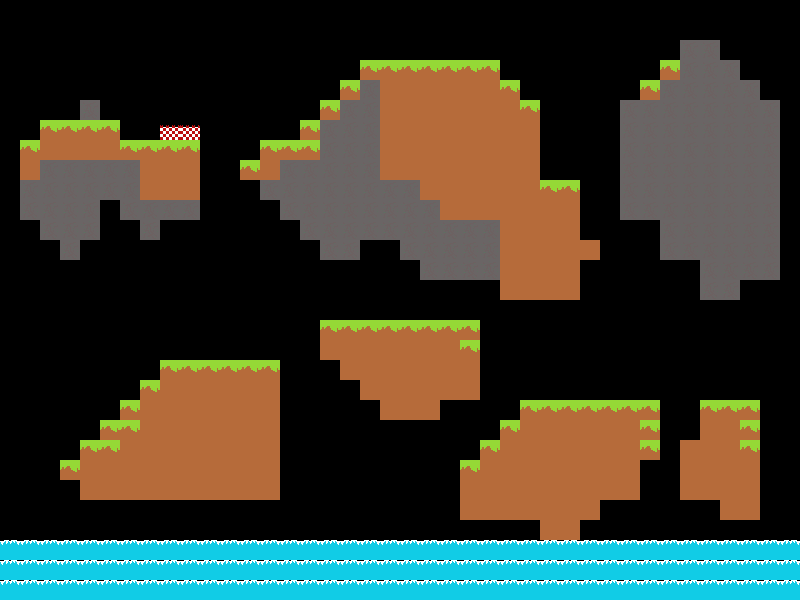

This game map was drawn from its Tiled (.tmx) file and the tilesets committed beside it. A one-line description and the full map source follow:
An orthogonal 40x30 tile map with 20x20 px tiles, 1 tile layer (Calque de Tuiles 1).

<map version="1.10" tiledversion="1.11.2" orientation="orthogonal" renderorder="right-down" width="40" height="30" tilewidth="20" tileheight="20" infinite="0" nextlayerid="2" nextobjectid="1">
 <editorsettings>
  <export target="resources/maps/map2.csv" format="csv" />
 </editorsettings>
 <tileset firstgid="1" source="tileset.tsx" />
 <layer id="1" name="Calque de Tuiles 1" width="40" height="30">
  <data encoding="csv">
0,0,0,0,0,0,0,0,0,0,0,0,0,0,0,0,0,0,0,0,0,0,0,0,0,0,0,0,0,0,0,0,0,0,0,0,0,0,0,0,
0,0,0,0,0,0,0,0,0,0,0,0,0,0,0,0,0,0,0,0,0,0,0,0,0,0,0,0,0,0,0,0,0,0,0,0,0,0,0,0,
0,0,0,0,0,0,0,0,0,0,0,0,0,0,0,0,0,0,0,0,0,0,0,0,0,0,0,0,0,0,0,0,0,0,3,3,0,0,0,0,
0,0,0,0,0,0,0,0,0,0,0,0,0,0,0,0,0,0,2,2,2,2,2,2,2,0,0,0,0,0,0,0,0,2,3,3,3,0,0,0,
0,0,0,0,0,0,0,0,0,0,0,0,0,0,0,0,0,2,3,1,1,1,1,1,1,2,0,0,0,0,0,0,2,3,3,3,3,3,0,0,
0,0,0,0,3,0,0,0,0,0,0,0,0,0,0,0,2,3,3,1,1,1,1,1,1,1,2,0,0,0,0,3,3,3,3,3,3,3,3,0,
0,0,2,2,2,2,0,0,5,5,0,0,0,0,0,2,3,3,3,1,1,1,1,1,1,1,1,0,0,0,0,3,3,3,3,3,3,3,3,0,
0,2,1,1,1,1,2,2,2,2,0,0,0,2,2,2,3,3,3,1,1,1,1,1,1,1,1,0,0,0,0,3,3,3,3,3,3,3,3,0,
0,1,3,3,3,3,3,1,1,1,0,0,2,1,3,3,3,3,3,1,1,1,1,1,1,1,1,0,0,0,0,3,3,3,3,3,3,3,3,0,
0,3,3,3,3,3,3,1,1,1,0,0,0,3,3,3,3,3,3,3,3,1,1,1,1,1,1,2,2,0,0,3,3,3,3,3,3,3,3,0,
0,3,3,3,3,0,3,3,3,3,0,0,0,0,3,3,3,3,3,3,3,3,1,1,1,1,1,1,1,0,0,3,3,3,3,3,3,3,3,0,
0,0,3,3,3,0,0,3,0,0,0,0,0,0,0,3,3,3,3,3,3,3,3,3,3,1,1,1,1,0,0,0,0,3,3,3,3,3,3,0,
0,0,0,3,0,0,0,0,0,0,0,0,0,0,0,0,3,3,0,0,3,3,3,3,3,1,1,1,1,1,0,0,0,3,3,3,3,3,3,0,
0,0,0,0,0,0,0,0,0,0,0,0,0,0,0,0,0,0,0,0,0,3,3,3,3,1,1,1,1,0,0,0,0,0,0,3,3,3,3,0,
0,0,0,0,0,0,0,0,0,0,0,0,0,0,0,0,0,0,0,0,0,0,0,0,0,1,1,1,1,0,0,0,0,0,0,3,3,0,0,0,
0,0,0,0,0,0,0,0,0,0,0,0,0,0,0,0,0,0,0,0,0,0,0,0,0,0,0,0,0,0,0,0,0,0,0,0,0,0,0,0,
0,0,0,0,0,0,0,0,0,0,0,0,0,0,0,0,2,2,2,2,2,2,2,2,0,0,0,0,0,0,0,0,0,0,0,0,0,0,0,0,
0,0,0,0,0,0,0,0,0,0,0,0,0,0,0,0,1,1,1,1,1,1,1,2,0,0,0,0,0,0,0,0,0,0,0,0,0,0,0,0,
0,0,0,0,0,0,0,0,2,2,2,2,2,2,0,0,0,1,1,1,1,1,1,1,0,0,0,0,0,0,0,0,0,0,0,0,0,0,0,0,
0,0,0,0,0,0,0,2,1,1,1,1,1,1,0,0,0,0,1,1,1,1,1,1,0,0,0,0,0,0,0,0,0,0,0,0,0,0,0,0,
0,0,0,0,0,0,2,1,1,1,1,1,1,1,0,0,0,0,0,1,1,1,0,0,0,0,2,2,2,2,2,2,2,0,0,2,2,2,0,0,
0,0,0,0,0,2,2,1,1,1,1,1,1,1,0,0,0,0,0,0,0,0,0,0,0,2,1,1,1,1,1,1,2,0,0,1,1,2,0,0,
0,0,0,0,2,2,1,1,1,1,1,1,1,1,0,0,0,0,0,0,0,0,0,0,2,1,1,1,1,1,1,1,2,0,1,1,1,2,0,0,
0,0,0,2,1,1,1,1,1,1,1,1,1,1,0,0,0,0,0,0,0,0,0,2,1,1,1,1,1,1,1,1,0,0,1,1,1,1,0,0,
0,0,0,0,1,1,1,1,1,1,1,1,1,1,0,0,0,0,0,0,0,0,0,1,1,1,1,1,1,1,1,1,0,0,1,1,1,1,0,0,
0,0,0,0,0,0,0,0,0,0,0,0,0,0,0,0,0,0,0,0,0,0,0,1,1,1,1,1,1,1,0,0,0,0,0,0,1,1,0,0,
0,0,0,0,0,0,0,0,0,0,0,0,0,0,0,0,0,0,0,0,0,0,0,0,0,0,0,1,1,0,0,0,0,0,0,0,0,0,0,0,
4,4,4,4,4,4,4,4,4,4,4,4,4,4,4,4,4,4,4,4,4,4,4,4,4,4,4,4,4,4,4,4,4,4,4,4,4,4,4,4,
4,4,4,4,4,4,4,4,4,4,4,4,4,4,4,4,4,4,4,4,4,4,4,4,4,4,4,4,4,4,4,4,4,4,4,4,4,4,4,4,
4,4,4,4,4,4,4,4,4,4,4,4,4,4,4,4,4,4,4,4,4,4,4,4,4,4,4,4,4,4,4,4,4,4,4,4,4,4,4,4
</data>
 </layer>
</map>